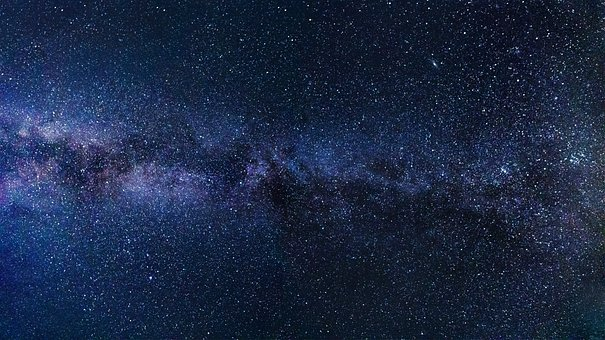
#> input picture Practical_2/Using_pycharm/Img3.jpg, 605 x 340 px
$ python Mul_images.py
#> lines starting #> are read from the running program, lines starting #| are printed output that depends on the picture
import cv2
import numpy as np

flag = 1
# [4 lines of commented-out code are left out]

image2 = cv2.imread('Img3.jpg', flag)
#> image2 is the input picture: shape (340, 605, 3); mean B, G, R 68.7, 40.4, 26.9
image2 = cv2.resize(image2,(512,512))
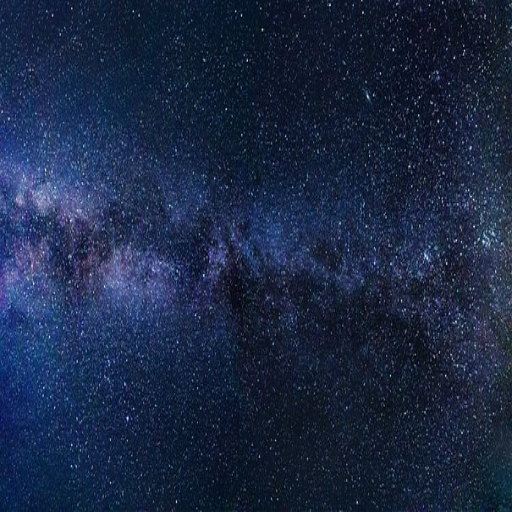
#> image2: shape (512, 512, 3); mean B, G, R 68.6, 40.3, 26.7
cv2.imshow("Image 2", image2)
cv2.waitKey(0)

mul_image = cv2.multiply(image2,np.ones(4), scale=2)
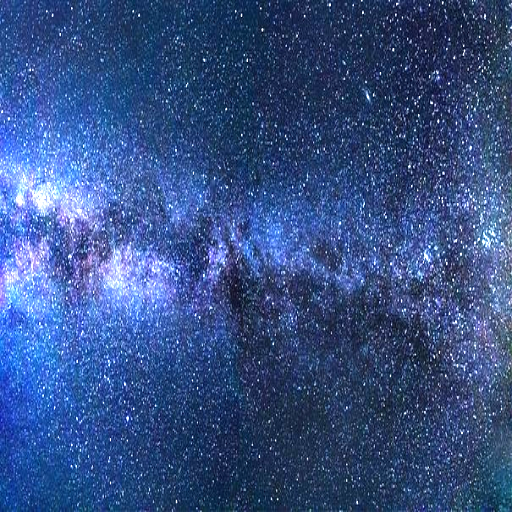
#> mul_image: shape (512, 512, 3); mean B, G, R 134.5, 80.4, 53.3
cv2.imshow("mul_image", mul_image)
cv2.waitKey(0)

cv2.destroyAllWindows()

$ run again, with Practical_2/Using_pycharm/Img1.jpg copied over Practical_2/Using_pycharm/Img3.jpg
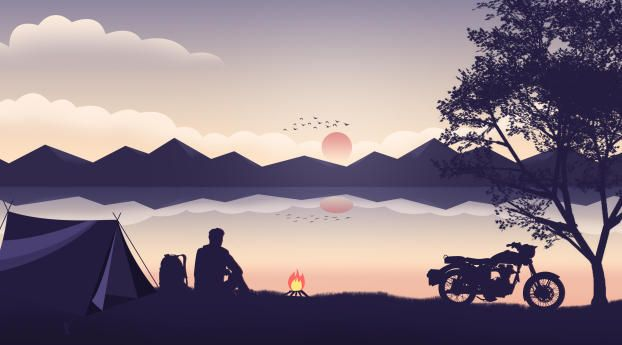
#> input picture Practical_2/Using_pycharm/Img1.jpg, 622 x 345 px
#> image2 is the input picture: shape (345, 622, 3); mean B, G, R 133, 121.4, 135.7
#> `image2 = cv2.resize(image2,(512,512))`:
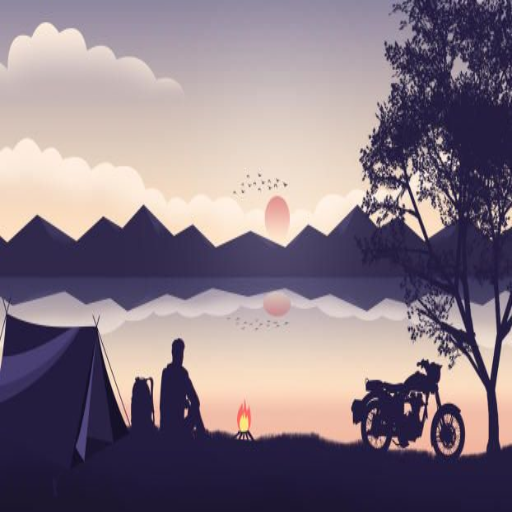
#> image2: shape (512, 512, 3); mean B, G, R 132.9, 121.3, 135.6
#> `mul_image = cv2.multiply(image2,np.ones(4), scale=2)`:
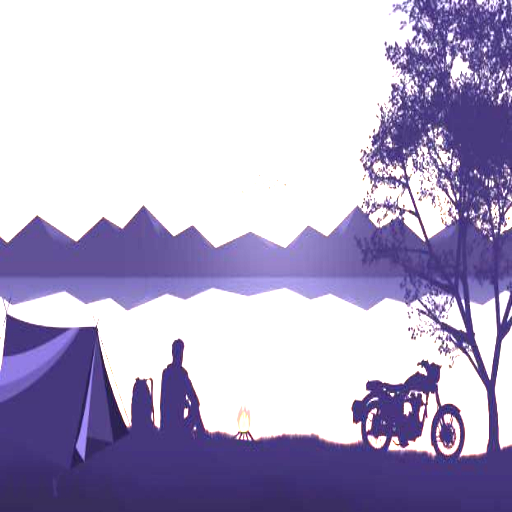
#> mul_image: shape (512, 512, 3); mean B, G, R 203.2, 173.4, 181.1

$ run again, with Practical_2/Using_pycharm/Img2.jpg copied over Practical_2/Using_pycharm/Img3.jpg
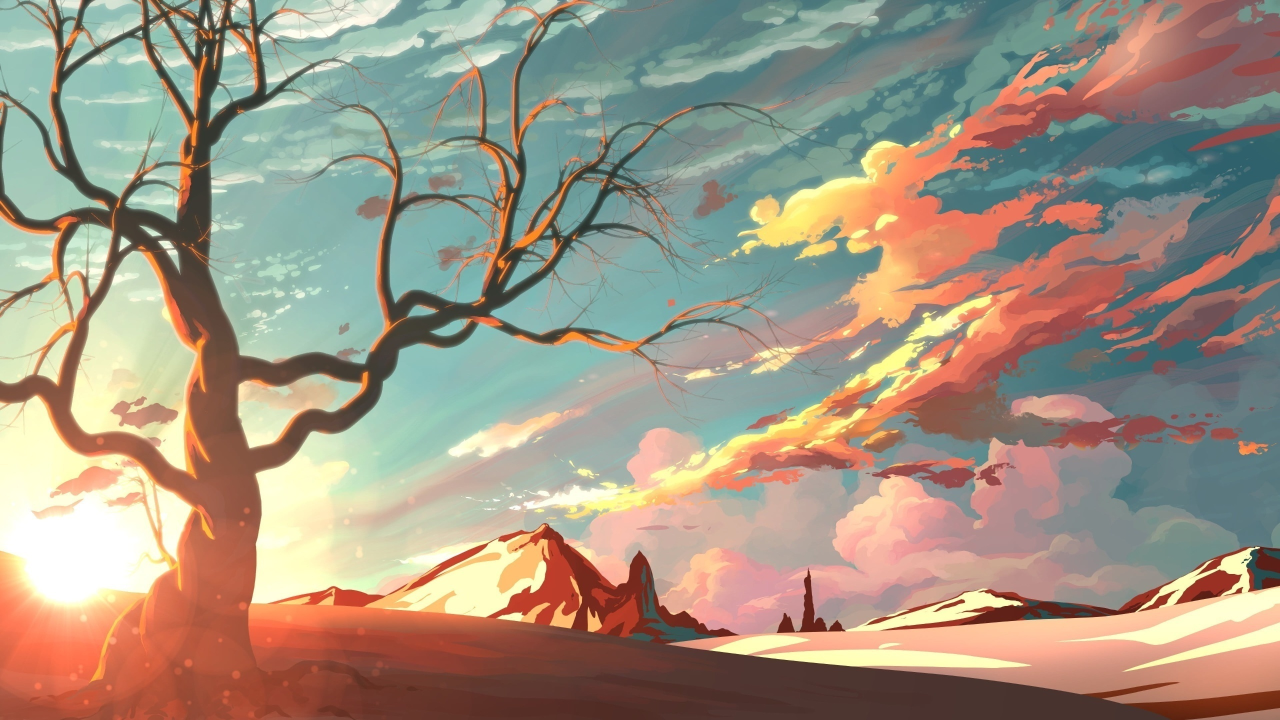
#> input picture Practical_2/Using_pycharm/Img2.jpg, 2560 x 1440 px (shown at 1/2 size)
#> image2 is the input picture: shape (1440, 2560, 3); mean B, G, R 131, 148, 160.9
#> `image2 = cv2.resize(image2,(512,512))`:
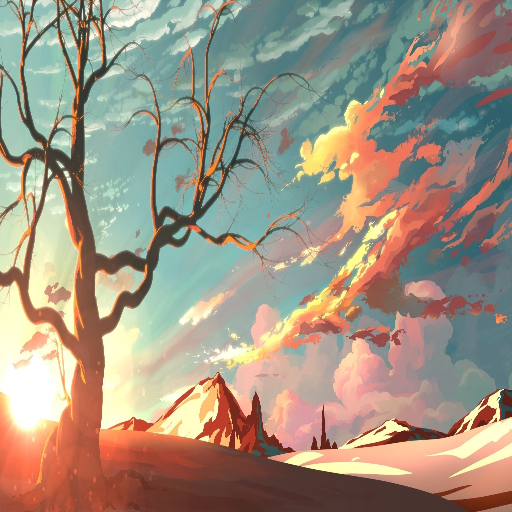
#> image2: shape (512, 512, 3); mean B, G, R 131, 147.9, 160.8
#> `mul_image = cv2.multiply(image2,np.ones(4), scale=2)`:
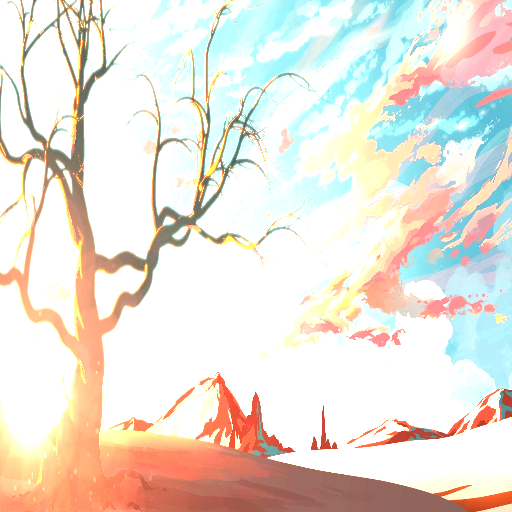
#> mul_image: shape (512, 512, 3); mean B, G, R 217, 226.9, 234.2
